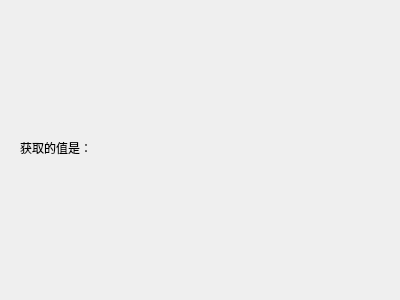
<?xml version="1.0" encoding="UTF-8"?>
<ui version="4.0">
 <class>Widget</class>
 <widget class="QWidget" name="Widget">
  <property name="geometry">
   <rect>
    <x>0</x>
    <y>0</y>
    <width>400</width>
    <height>300</height>
   </rect>
  </property>
  <property name="windowTitle">
   <string>Widget</string>
  </property>
  <widget class="QLabel" name="label">
   <property name="geometry">
    <rect>
     <x>20</x>
     <y>140</y>
     <width>121</width>
     <height>16</height>
    </rect>
   </property>
   <property name="text">
    <string>获取的值是：</string>
   </property>
  </widget>
 </widget>
 <layoutdefault spacing="6" margin="11"/>
 <resources/>
 <connections/>
</ui>
